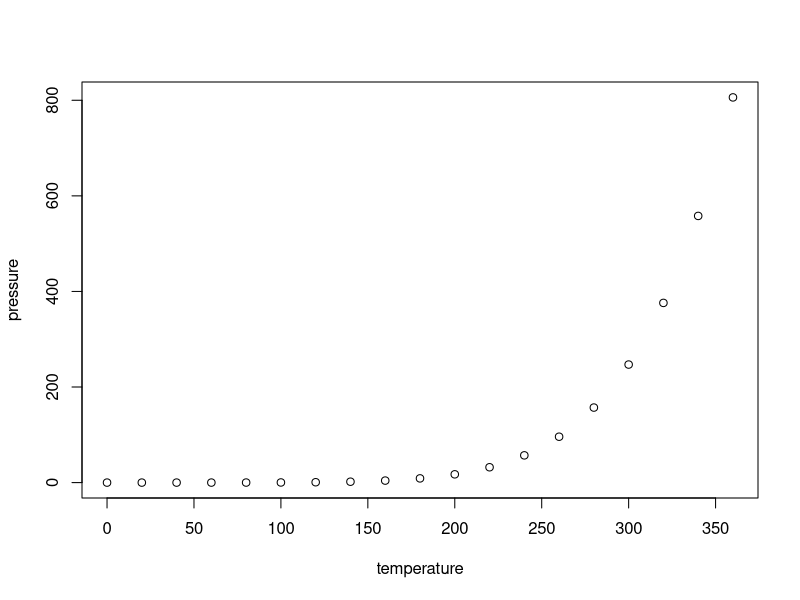
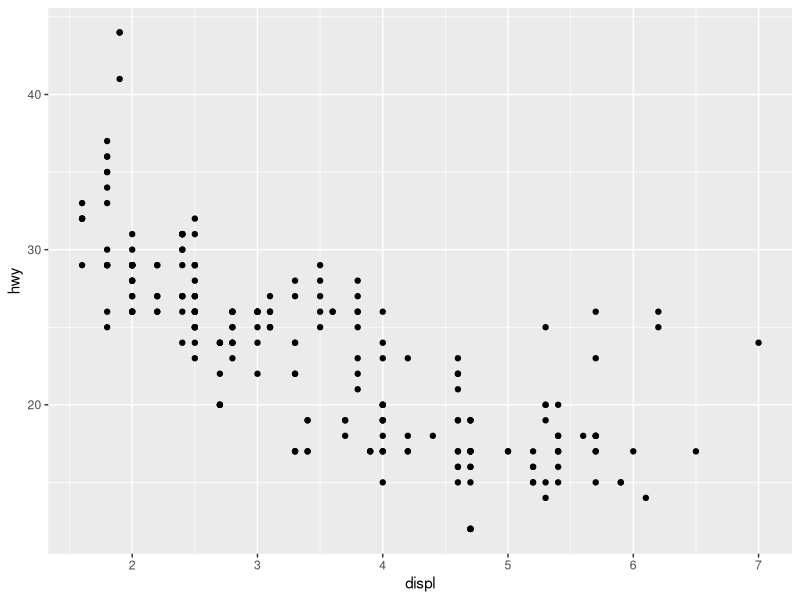
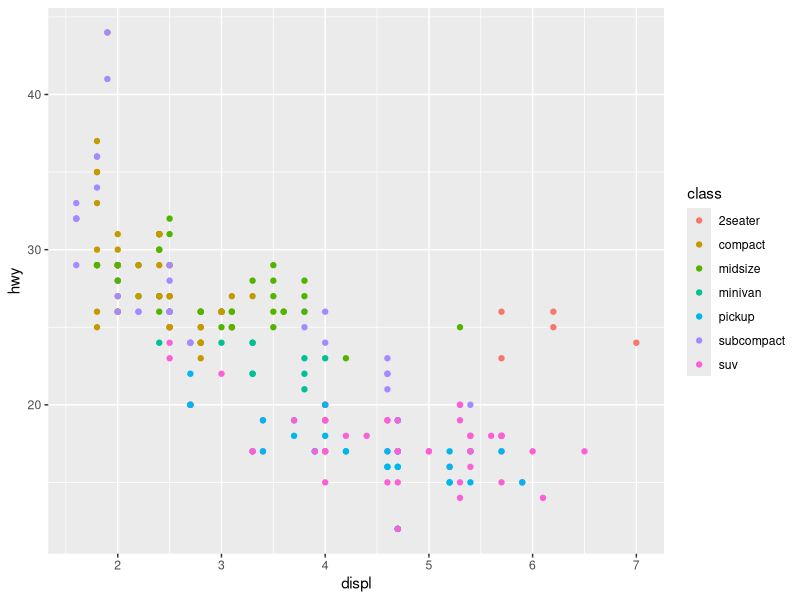
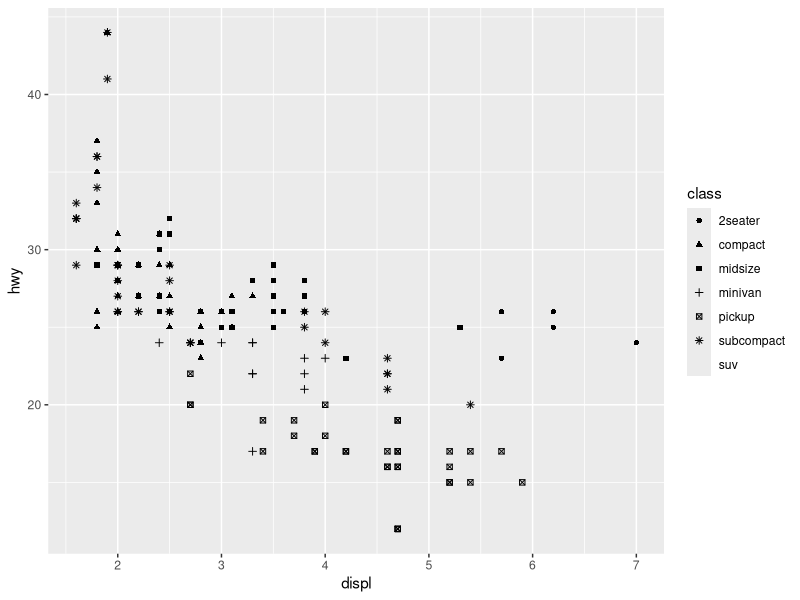
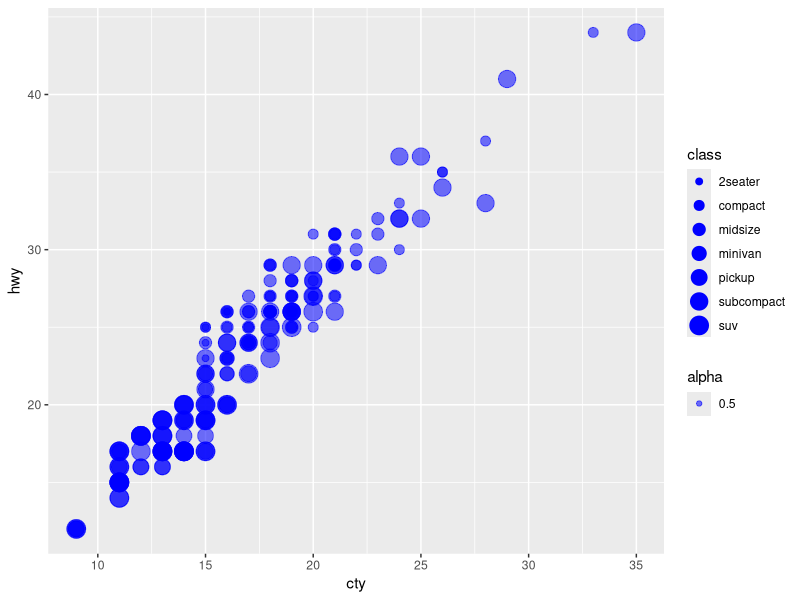
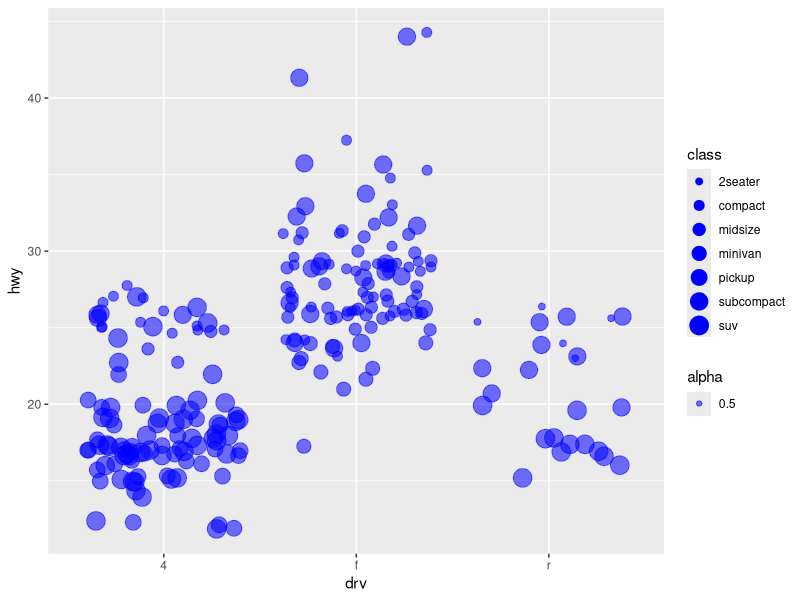
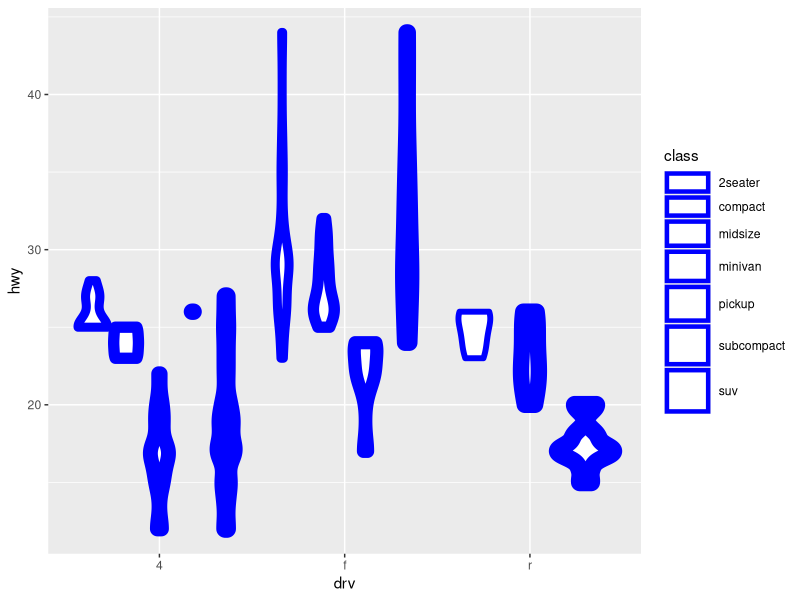
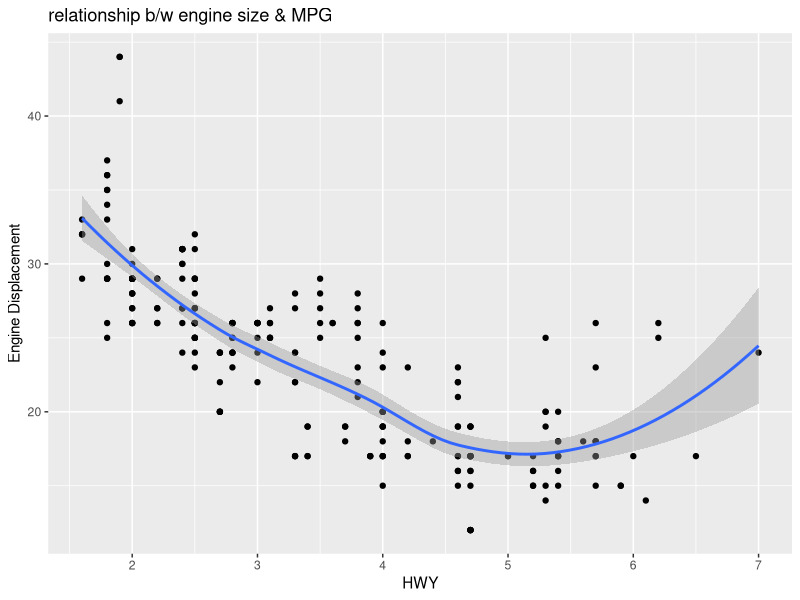

Reproduce these figures in R, in order.
## ---- chunk 1
knitr::opts_chunk$set(echo = TRUE)
## ---- chunk 2
summary(cars)
## ---- chunk 3
plot(pressure)
## ---- chunk 4

library(tidyverse)
g <- ggplot(data=mpg, aes(x=displ, y=hwy))
g + geom_point()
## ---- chunk 5
library(tidyverse)
g <- ggplot(data=mpg, aes(x=displ, y=hwy))
g + geom_point(aes(color = class))
## ---- chunk 6
g <- ggplot(data=mpg, aes(x=displ, y=hwy))
g + geom_point(aes(shape = class))
## ---- chunk 7
g <- ggplot(data=mpg, aes(x=cty, y=hwy)) 
g +  geom_point(aes(alpha=0.5,size=class), color='blue')
## ---- chunk 8
g <- ggplot(data=mpg, aes(x=drv, y=hwy)) 
g +  geom_jitter(aes(alpha=0.5,size=class), color='blue')

g <- ggplot(data=mpg, aes(x=drv, y=hwy)) 
g +  geom_violin(aes(size=class), color='blue')

g <- ggplot(data=mpg, aes(x=displ, y=hwy)) 
g +  geom_point(aes(x=displ, y=hwy))+
  geom_smooth(aes(x=displ, y=hwy))+
labs(title="relationship b/w engine size & MPG", 
      x= 'HWY', y = "Engine Displacement")
      
## ---- chunk 9
theme_set(theme_gray()+theme(legend.key=element_blank()))
theme_set(theme_bw() + theme(legend.key=element_blank()))

g <- ggplot(data=mpg, aes(x=cty, y=displ))
g + geom_point(aes(size = class, color = hwy > 20), alpha = 0.3)+
  theme(panel.grid.major = element_blank(), panel.grid.minor=element_blank(),
panel.background = element_blank(), axis.line = element_line(colour = "black"))+
  geom_smooth(method="lm",color="black", size=0.5) +
  geom_smooth(color="blue") +
  guides(color=guide_legend(override.aes=list(fill=NA)))+
  labs(title="Relationship b/w displacement and city MPG",
       x="Highway MPG",
       y= "Engine Displacement (liters)")+
      theme(text=element_text(size=12))
